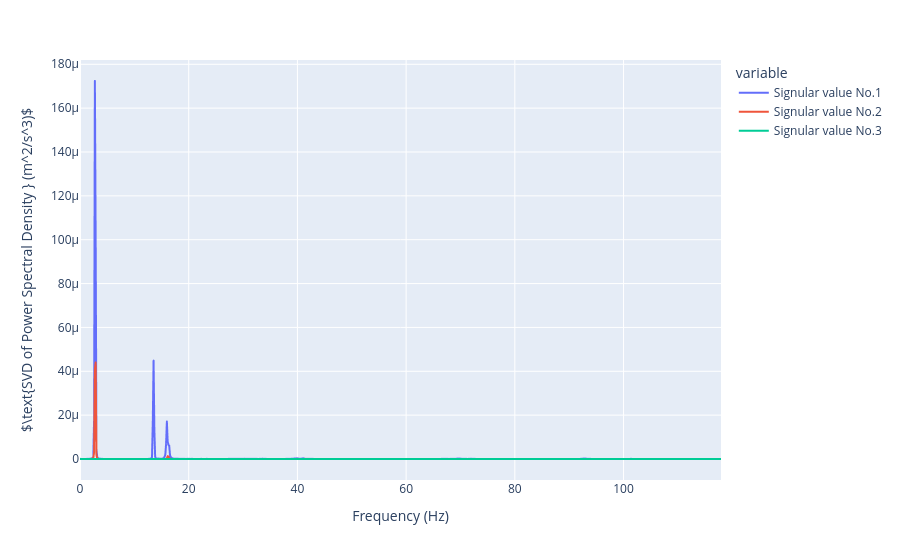
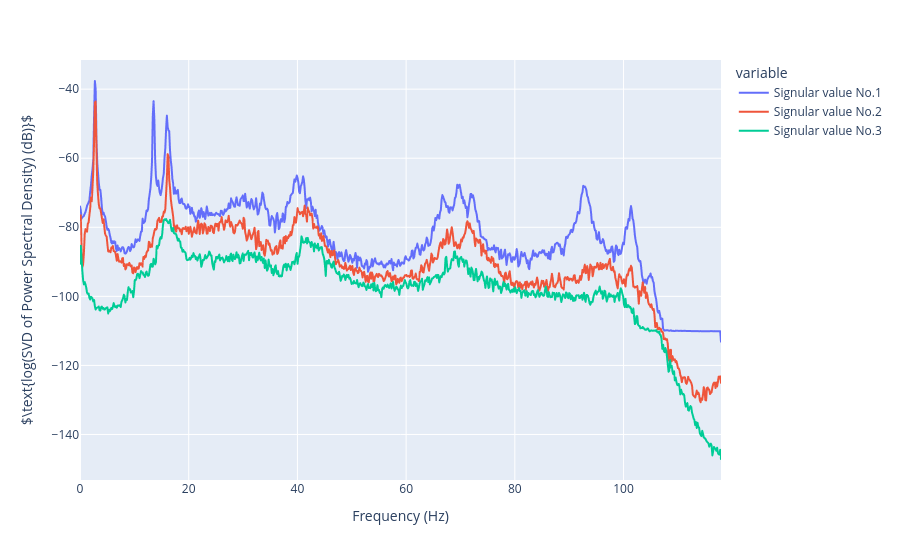

Write notebook code for charts like these, in order.
### Markdown cell above
## Part 1 (Getting SVD of PSD)

### Code cell
PSD_mat, f_psd, ss1, UU, t = FDD_SVD_Diagram(pp_sig, dt, window='hann', nseg=10 ,pov=0.5, show_semilog=True, )
# https://docs.scipy.org/doc/scipy/reference/generated/scipy.signal.get_window.html#scipy.signal.get_window

### Figure 1 — Plotly figure (JSON) as saved in the notebook; plotly's stock layout.template omitted (floating-point values rounded to 4 significant figures; data arrays with more than 128 entries replaced by an {"elided": "..."} marker saying what was removed)
{"data": [{"hovertemplate": "variable=Signular value No.1<br>frequency=%{x}<br>value=%{y}<extra></extra>", "legendgroup": "Signular value No.1", "line": {"color": "#636efa", "dash": "solid"}, "marker": {"symbol": "circle"}, "mode": "lines", "name": "Signular value No.1", "showlegend": true, "type": "scattergl", "x": {"elided": "820 float values"}, "xaxis": "x", "y": {"elided": "820 float values"}, "yaxis": "y"}, {"hovertemplate": "variable=Signular value No.2<br>frequency=%{x}<br>value=%{y}<extra></extra>", "legendgroup": "Signular value No.2", "line": {"color": "#EF553B", "dash": "solid"}, "marker": {"symbol": "circle"}, "mode": "lines", "name": "Signular value No.2", "showlegend": true, "type": "scattergl", "x": {"elided": "820 float values"}, "xaxis": "x", "y": {"elided": "820 float values"}, "yaxis": "y"}, {"hovertemplate": "variable=Signular value No.3<br>frequency=%{x}<br>value=%{y}<extra></extra>", "legendgroup": "Signular value No.3", "line": {"color": "#00cc96", "dash": "solid"}, "marker": {"symbol": "circle"}, "mode": "lines", "name": "Signular value No.3", "showlegend": true, "type": "scattergl", "x": {"elided": "820 float values"}, "xaxis": "x", "y": {"elided": "820 float values"}, "yaxis": "y"}], "layout": {"legend": {"title": {"text": "variable"}, "tracegroupgap": 0}, "margin": {"t": 60}, "xaxis": {"anchor": "y", "domain": [0, 1], "range": [0, 117.9], "title": {"text": "Frequency (Hz)"}}, "yaxis": {"anchor": "x", "domain": [0, 1], "title": {"text": "$\\text{SVD of Power Spectral Density } (m^2/s^3)$"}}}}

### Figure 2 — Plotly figure (JSON) as saved in the notebook; plotly's stock layout.template omitted (floating-point values rounded to 4 significant figures; data arrays with more than 128 entries replaced by an {"elided": "..."} marker saying what was removed)
{"data": [{"hovertemplate": "variable=Signular value No.1<br>frequency=%{x}<br>value=%{y}<extra></extra>", "legendgroup": "Signular value No.1", "line": {"color": "#636efa", "dash": "solid"}, "marker": {"symbol": "circle"}, "mode": "lines", "name": "Signular value No.1", "showlegend": true, "type": "scattergl", "x": {"elided": "820 float values"}, "xaxis": "x", "y": {"elided": "820 float values"}, "yaxis": "y"}, {"hovertemplate": "variable=Signular value No.2<br>frequency=%{x}<br>value=%{y}<extra></extra>", "legendgroup": "Signular value No.2", "line": {"color": "#EF553B", "dash": "solid"}, "marker": {"symbol": "circle"}, "mode": "lines", "name": "Signular value No.2", "showlegend": true, "type": "scattergl", "x": {"elided": "820 float values"}, "xaxis": "x", "y": {"elided": "820 float values"}, "yaxis": "y"}, {"hovertemplate": "variable=Signular value No.3<br>frequency=%{x}<br>value=%{y}<extra></extra>", "legendgroup": "Signular value No.3", "line": {"color": "#00cc96", "dash": "solid"}, "marker": {"symbol": "circle"}, "mode": "lines", "name": "Signular value No.3", "showlegend": true, "type": "scattergl", "x": {"elided": "820 float values"}, "xaxis": "x", "y": {"elided": "820 float values"}, "yaxis": "y"}], "layout": {"legend": {"title": {"text": "variable"}, "tracegroupgap": 0}, "margin": {"t": 60}, "xaxis": {"anchor": "y", "domain": [0, 1], "range": [0, 117.9], "title": {"text": "Frequency (Hz)"}}, "yaxis": {"anchor": "x", "domain": [0, 1], "title": {"text": "$\\text{log(SVD of Power Spectral Density) (dB)}$"}}}}
